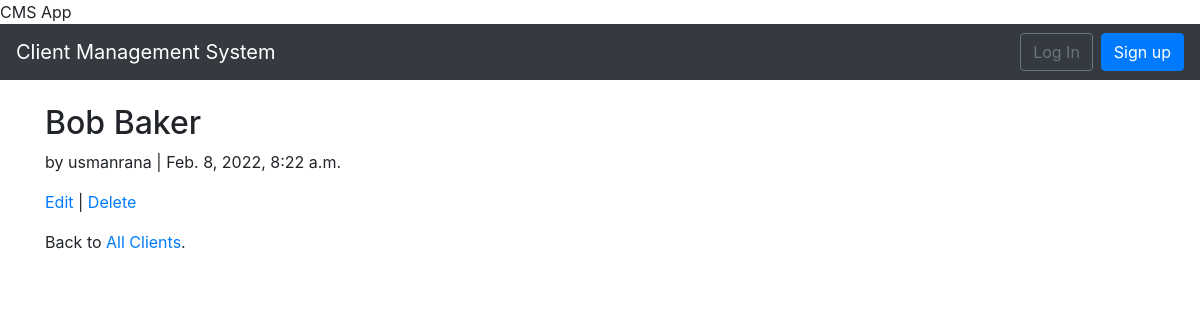
Page /clients/1/ on the committed database.
### clients/models.py (models this page shows, shortened)
class Client(models.Model):
    name = models.CharField(max_length=50,blank=False, null=False, default=' ')
    address = models.CharField(max_length=50, blank=True, null=True,default=' ')
    city = models.CharField(max_length=50, default=' ')
    state = models.CharField(max_length=50, default='NE')
    zipcode = models.CharField(max_length=10, default='00000')
    email = models.EmailField(max_length=100, default=' ')
    cell_phone = models.CharField(max_length=50,default='(402)000-0000')
    acct_number = models.CharField(max_length=50,blank=True, null=True, default='00000')
    notes = models.TextField()
    date = models.DateTimeField(auto_now_add=True)
    author = models.ForeignKey(
        get_user_model(),
        on_delete=models.CASCADE,
    )

### users/models.py (models this page shows)
class CustomUser(AbstractUser):
    department = models.CharField(max_length=50, default=' ', null=True, blank=True)
    employee_cell_phone = models.CharField (max_length=50, default=' ', null=True, blank=True)

### clients/views.py (the view)
class ClientDetailView(DetailView):
    model = Client
    template_name = 'client_detail.html'
    login_url = 'login'

### templates/client_detail.html (shortened to what this page needs)
{% extends 'base.html' %}
{% block content %}
<div class="client-entry">
  <h2>{{ object.name }}</h2>
    <p>by {{ object.author }} | {{ object.date }}</p>
  </div>
  <p><a href="{% url 'client_edit' client.pk %}">Edit</a> | <a href="{% url 'client_delete' client.pk %}">Delete</a></p>
  <p>Back to <a href="{% url 'client_list' %}">All Clients</a>.</p>
{% endblock content %}

### rows in the picture
Client: name "Bob Baker", author "usmanrana", date "Feb. 8, 2022, 8:22 a.m."
